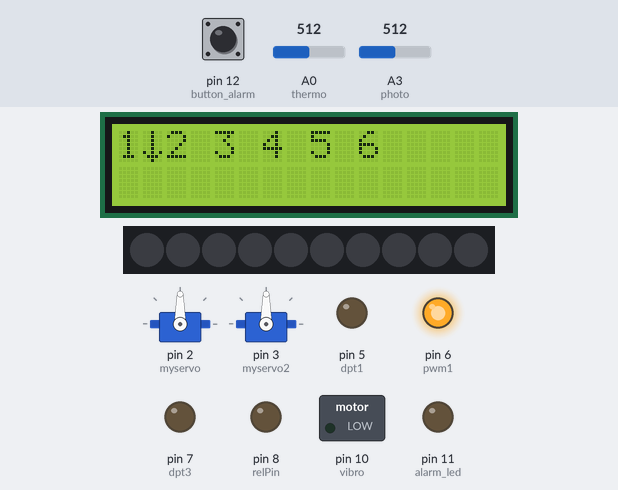
A sketch run on a simulated Arduino Uno, built with avr-gcc and run on an emulated ATmega328P. On the bench: 16×2 character LCD, 2 × servo, 10 RGB LEDs in strip order, left to right, switched loads named in the sketch (green lamp = pin HIGH), output pins drawn as LEDs (lit = HIGH). The inputs (shaded band) are chosen by the test bench; at power-on: A3 (photo) = 512, A0 (thermo) = 512, pin 12 (button_alarm) LOW.

Above: at 1.3 s.
1.4 s: A3 (photo) set to 585
2.9 s: A3 (photo) set to 614
At 3.8 s:
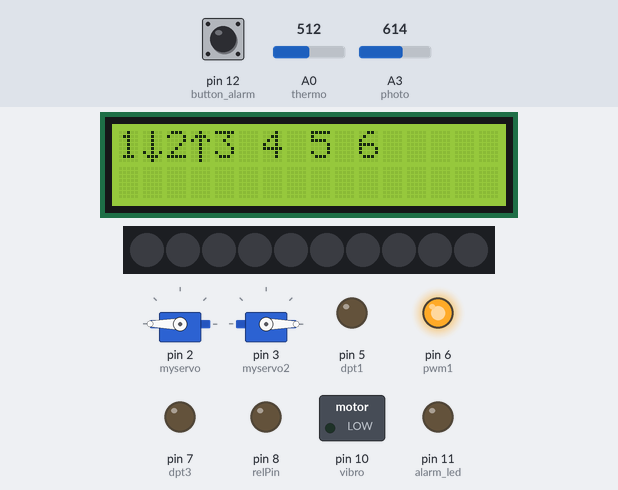
4.5 s: A0 (thermo) set to 633
6.0 s: A0 (thermo) set to 664
At 7.2 s:
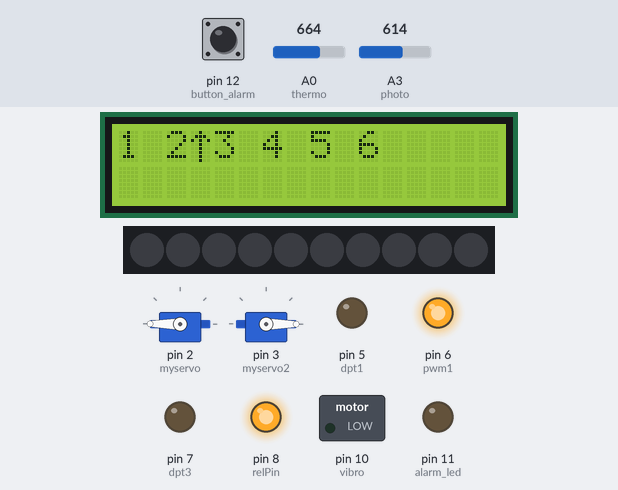
7.5 s: A0 (thermo) set to 734
9.0 s: A0 (thermo) set to 762
At 9.6 s:
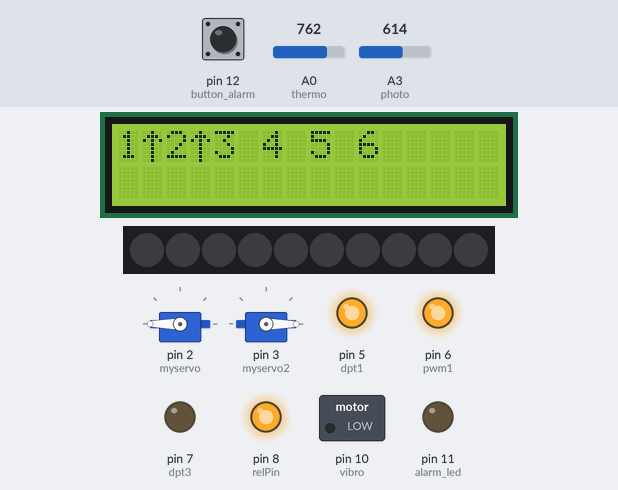
Timing chart, 0 to 11.5 s (numbered marks = the images above; inputs shaded):
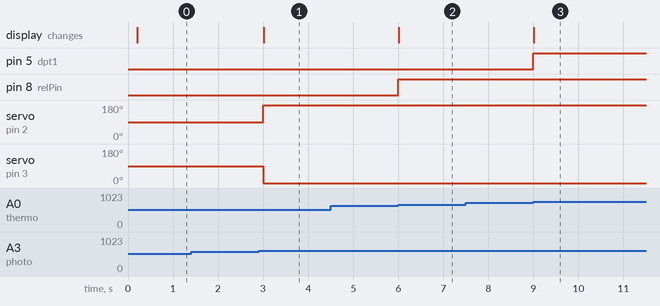

The sketch:

asd.ino
```cpp
#include <Wire.h>
#include <LiquidCrystal_I2C.h>
#include <Servo.h>
#include <Adafruit_NeoPixel.h>

uint32_t timer1;

const int relPin = 8; //реле + лампа
const int thermo = A0;//датчик температуры
const int dpt1 = 5;//дпт
const int pwm1 = 6;
const int dpt3 = 7;

const int led = 4; //свет лента
const int photo = A3; //фоторезистор
const int numpixels = 10;
Adafruit_NeoPixel pixels = Adafruit_NeoPixel(numpixels, led, NEO_GRB + NEO_KHZ800);
Servo myservo;
Servo myservo2;

int gas_level_1_1;
int gas_level_1_2;
int gas_level_2_1;
int gas_level_2_2;
const int alarm_led = 11;

int izgib;

const int piezo = 9;
const int vibro = 10;

int hum;
int hum_high = 615;

const int button_alarm = 12;

LiquidCrystal_I2C lcd(32,16,2);

byte customChar[] = {
  B11111,
  B11111,
  B11111,
  B11111,
  B11111,
  B11111,
  B11111,
  B11111
};

byte arrowUp[] = {
  B00100,
  B01110,
  B10101,
  B00100,
  B00100,
  B00100,
  B00100,
  B00100
};

byte arrowDown[] = {
  B00100,
  B00100,
  B00100,
  B00100,
  B00100,
  B10101,
  B01110,
  B00100
};

void setup() {
    Serial.begin(9600);

    lcd.begin(16,2);
    lcd.init();
    lcd.backlight();
    lcd.clear();
    //lcd.setCursor(0, 0);
    /*
    lcd.print("Lab. rabota 1");
    lcd.setCursor(0, 1);
    lcd.print("Kuznetsov D.");
    delay(3000);
    lcd.clear();

  // Делаем калибровку датчиков в течение 5 секунд
  int calibrationTime = 5000;
  unsigned long startTime = millis(); // Запомнить время начала

  while (millis() - startTime < calibrationTime) {*/
        //lcd.setCursor(0, 0);
        //lcd.print("Calibration...");
  	    pinMode(relPin, OUTPUT);
  	    pinMode(thermo, INPUT);
  	    pinMode(dpt1, OUTPUT);
  	    pinMode(dpt3, OUTPUT);
  	    analogWrite(pwm1, 255);
  	    analogReference(INTERNAL); //для датчика т-ры

  	    pinMode(photo, INPUT);
  	    pinMode(led, OUTPUT);
  	    myservo.attach(2);
  	    myservo2.attach(3);

  	    pixels.begin();

  	    pinMode(alarm_led, OUTPUT);
  	    pinMode(button_alarm, INPUT);
  	    pinMode(vibro, OUTPUT);
 // }
  //lcd.clear();
    lcd.setCursor (0, 0);
    lcd.print("1 2 3 4 5 6");
    lcd.createChar(0, customChar);
    lcd.createChar(1, arrowUp);
    lcd.createChar(2, arrowDown);
}


void loop()
{

    if(millis() - timer1 >= 200) {

        timer1 = millis();

        if (Serial.available() > 0) {
    	    char marker = Serial.read(); // Чтение маркера начала передачи данных
    	    if (marker == 'A') {
      		    gas_level_1_1 = Serial.parseInt(); // Чтение первого значения
      		    char separator = Serial.read(); // Чтение разделителя
      		    gas_level_1_2 = Serial.parseInt(); // Чтение второго значения
        	    char separator2 = Serial.read();
        	    gas_level_2_1 = Serial.parseInt();
        	    char separator3 = Serial.read();
        	    gas_level_2_2 = Serial.parseInt();
        	    char separator4 = Serial.read();
        	    izgib = Serial.parseInt();
          	    char sep5 = Serial.read();
          	    hum = Serial.parseInt();
            }
        }

	    //1: ТЕМПЕРАТУРА

        int read = analogRead(thermo);
        float voltage = (read * 1.1) / 1024.0;
        float temp = (voltage - 0.5) * 100;
        //Serial.println("Themperature: " + String(temp))
        //ПОНИЖЕНА: При температуре менее 20 градусов будет вкл лампа
        if(temp < 20) {
            digitalWrite(relPin, LOW);
            digitalWrite(dpt1, LOW);
            digitalWrite(dpt3, LOW);
            lcd.setCursor(1, 0);
            lcd.write(2);
        }

        //ПОВЫШЕНА: При температуре выше 30 будет вкл ДПТ
        else if(temp > 30)  {
            digitalWrite(relPin, HIGH);
            digitalWrite(dpt1, HIGH);
            digitalWrite(dpt3, LOW);
            lcd.setCursor(1, 0);
            lcd.write(1);
        }

        //НОРМ
        else {
            digitalWrite(relPin, HIGH);
            digitalWrite(dpt1, LOW);
            digitalWrite(dpt3, LOW);
            lcd.setCursor(1, 0);
            lcd.print(" ");
        }

        //2: УРОВЕНЬ ОСВЕЩЕНИЯ

        int light_level = analogRead(photo);
        //Serial.println("Light level: " + String(light_level));

        //ПОНИЖЕН
        if(light_level < 300) {
            myservo.write(-360);
            myservo2.write(360);
            lcd.setCursor(3, 0);
            lcd.write(2);
    	    for(int i = 0; i < numpixels; i++) {
        	    pixels.setPixelColor(i, pixels.Color(255, 250, 245));
    	    }
        }
        //НОРМ
        else if(light_level > 300 && light_level < 600) {
            lcd.setCursor(3, 0);
            lcd.print(" ");
            for (int i = 0; i < numpixels; i++) {
      		    pixels.setPixelColor(i, pixels.Color(0, 0, 0));
            }
        }
        else {
            //ПОВЫШЕН
            myservo.write(360);
            myservo2.write(-360);
            lcd.setCursor(3, 0);
            lcd.write(1);
            for (int i = 0; i < numpixels; i++) {
      		    pixels.setPixelColor(i, pixels.Color(0, 0, 0));
            }
        }
   	    pixels.show();

        //5-6: ЗАДЫМЛЕНИЕ

        int gas_alarm = 266;
        if(gas_level_1_1 >= gas_alarm && gas_level_1_2 >= gas_alarm ||
        gas_level_2_1 >= gas_alarm && gas_level_2_2 >= gas_alarm) {
            fireAlarm();
            if(gas_level_1_1 >= gas_alarm && gas_level_1_2 >= gas_alarm) {
            //5
            lcd.setCursor(9, 0);
            lcd.write(0);
            }
            if(gas_level_2_1 >= gas_alarm && gas_level_2_2 >= gas_alarm) {
                //6
                lcd.setCursor(11, 0);
                lcd.write(0);
            }
        }
        else {
            noTone(piezo);
            digitalWrite(alarm_led, LOW);
            lcd.setCursor(9, 0);
            lcd.print(" ");
            lcd.setCursor(11, 0);
            lcd.print(" ");
        }

	    //3: ВЛАЖНОСТЬ

        if (hum >= hum_high) {
      	    //ПОВЫШЕНА
   		    digitalWrite(relPin, HIGH);
      	    digitalWrite(dpt1, HIGH);
      	    digitalWrite(dpt3, LOW);
      	    lcd.setCursor(5, 0);
      	    lcd.write(1);
        }
        else {
            //НОРМ
            lcd.setCursor(5, 0);
            lcd.print(" ");
            if(temp > 30){}
            else {
                digitalWrite(dpt1, LOW);
                digitalWrite(dpt3, LOW);
            }
        }

        //4: ИЗГИБ
        if(izgib == 1) {
            lcd.setCursor(7, 0);
            lcd.write(0);
        }
        else {
            lcd.setCursor(7, 0);
            lcd.print(" ");
        }

  	    int alarm_button_read = digitalRead(button_alarm);
        if(alarm_button_read == HIGH) {
            fireAlarm();
        }
    }
}

void fireAlarm() {
    for (int i = 0; i < 6; i++) {   // включаем и выключаем вибромотор 6 раз (3 секунды / 0.5 секунды = 6 раз)
        digitalWrite(vibro, HIGH);     // включаем вибромотор
        delay(500);                    // ждем 0,5 секунды
        digitalWrite(vibro, LOW);      // выключаем вибромотор
        delay(500);                    // ждем 0,5 секунды
    }
    tone(piezo, 100);
    digitalWrite(alarm_led, HIGH);
    delay(3000);
    noTone(piezo);
    digitalWrite(alarm_led, LOW);
}

void sensorsCalibration() {

}
  
```

Measured:
- the behaviour switches between 599 and 600 on A3 (photo) (found by bisection; images 0 and 1)
- the behaviour switches between 651 and 652 on A0 (thermo) (found by bisection; images 1 and 2)
- the behaviour switches between 744 and 745 on A0 (thermo) (found by bisection; images 2 and 3)
- after the input at 1.4 s, every drawn part: stays the same
- after the input at 2.9 s, servo on pin 2 (myservo): 90° → 180° after 0.10 s; servo on pin 3 (myservo2): 90° → 0° after 0.10 s; the display: changes after 0.11 s (image 1)
- after the input at 4.5 s, every drawn part: stays the same
- after the input at 6.0 s, pin 8 (relPin): LOW → HIGH at once; the display: changes at once (image 2)
- after the input at 7.5 s, every drawn part: stays the same
- after the input at 9.0 s, pin 5 (dpt1): LOW → HIGH at once; the display: changes at once (image 3)
